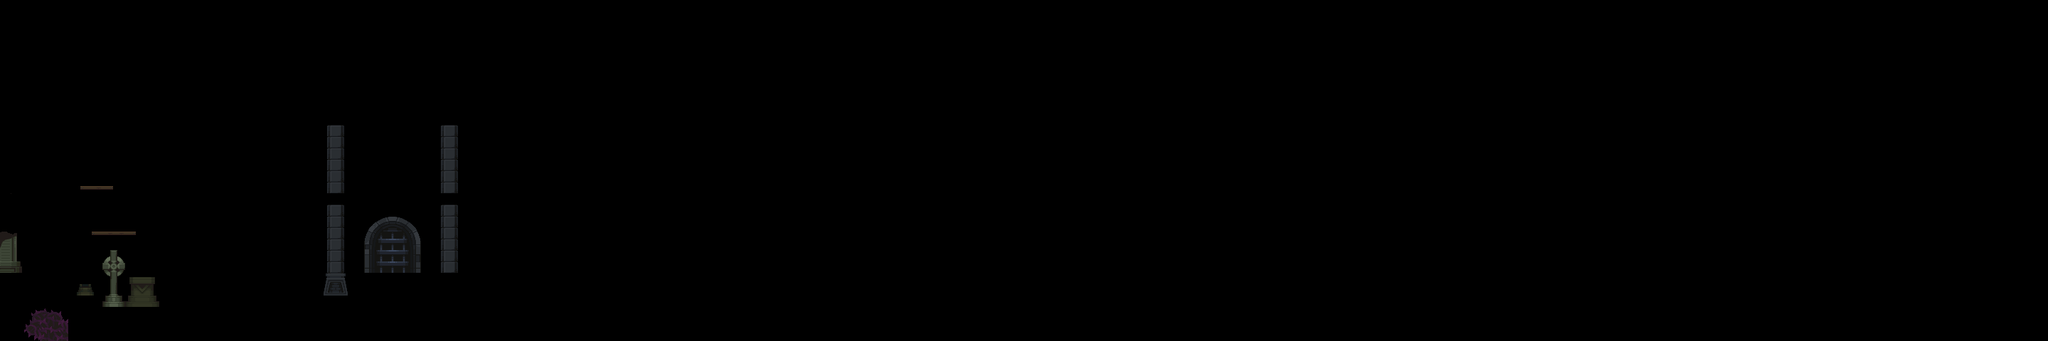

Tiled map render using the project's own tile images. Description and the map definition, with tile-layer contents summarised, below:
An orthogonal 180x30 tile map with 16x16 px tiles, 1 tile layer (4), 9 hidden layers not drawn, 8 tilesets.

<map version="1.9" tiledversion="1.9.2" orientation="orthogonal" renderorder="right-down" width="180" height="30" tilewidth="16" tileheight="16" infinite="0" nextlayerid="13" nextobjectid="1">
 <tileset firstgid="1" name="Cemetery" tilewidth="16" tileheight="16" tilecount="625" columns="25">
  <image source="ForgottenCemeteryTiles.png" width="400" height="400" />
 </tileset>
 <tileset firstgid="626" name="Castle" tilewidth="16" tileheight="16" tilecount="625" columns="25">
  <image source="CastlePrisonTiles.png" width="400" height="400" />
 </tileset>
 <tileset firstgid="1251" name="Temple" tilewidth="16" tileheight="16" tilecount="360" columns="20">
  <image source="StrangeTempleTiles.png" width="320" height="288" />
 </tileset>
 <tileset firstgid="1611" name="Forest" tilewidth="16" tileheight="16" tilecount="625" columns="25">
  <image source="HighForestTiles.png" width="400" height="400" />
 </tileset>
 <tileset firstgid="2236" name="Tree-Assets" tilewidth="16" tileheight="16" tilecount="525" columns="21">
  <image source="HighForestTrees.png" width="336" height="400" />
 </tileset>
 <tileset firstgid="2761" name="Cemetery - Objects" tilewidth="16" tileheight="16" tilecount="832" columns="32">
  <grid orientation="orthogonal" width="48" height="48" />
  <image source="ForgottenCemeteryProps.png" width="512" height="416" />
 </tileset>
 <tileset firstgid="3593" name="Collisions" tilewidth="16" tileheight="16" tilecount="12" columns="6">
  <image source="MapMetadata.png" width="96" height="32" />
 </tileset>
 <tileset firstgid="3605" name="MapMetadata" tilewidth="32" tileheight="32" tilecount="3" columns="3">
  <image source="MapMetadata.png" width="96" height="32" />
 </tileset>
 <layer id="7" name="0" width="180" height="30" visible="0">
  <properties>
   <property name="Draw" type="bool" value="true" />
  </properties>
  <data>[5400 cells, 58 non-empty, 3 distinct tile ids]</data>
 </layer>
 <layer id="8" name="1" width="180" height="30" visible="0">
  <properties>
   <property name="Draw" type="bool" value="true" />
  </properties>
  <data>[5400 cells, 557 non-empty, 79 distinct tile ids]</data>
 </layer>
 <layer id="4" name="2" width="180" height="30" visible="0">
  <properties>
   <property name="Draw" type="bool" value="true" />
  </properties>
  <data>[5400 cells, 395 non-empty, 86 distinct tile ids]</data>
 </layer>
 <layer id="5" name="3" width="180" height="30" visible="0">
  <properties>
   <property name="Draw" type="bool" value="true" />
  </properties>
  <data>[5400 cells, 214 non-empty, 95 distinct tile ids]</data>
 </layer>
 <layer id="9" name="4" width="180" height="30">
  <properties>
   <property name="Draw" type="bool" value="true" />
  </properties>
  <data>[5400 cells, 155 non-empty, 82 distinct tile ids]</data>
 </layer>
 <layer id="10" name="5" width="180" height="30" visible="0">
  <properties>
   <property name="Draw" type="bool" value="true" />
  </properties>
  <data>[5400 cells, 40 non-empty, 32 distinct tile ids]</data>
 </layer>
 <layer id="1" name="Platforms" width="180" height="30" visible="0">
  <properties>
   <property name="Draw" type="bool" value="true" />
  </properties>
  <data>[5400 cells, 316 non-empty, 70 distinct tile ids]</data>
 </layer>
 <layer id="6" name="Props Foreground" width="180" height="30" visible="0">
  <properties>
   <property name="Draw" type="bool" value="true" />
  </properties>
  <data>[5400 cells, 58 non-empty, 51 distinct tile ids]</data>
 </layer>
 <layer id="11" name="Tile Layer 9" width="180" height="30" visible="0">
  <properties>
   <property name="Draw" type="bool" value="true" />
  </properties>
  <data>[5400 cells, 28 non-empty, 28 distinct tile ids]</data>
 </layer>
 <layer id="12" name="Collisions" width="180" height="30" visible="0">
  <properties>
   <property name="Draw" type="bool" value="false" />
  </properties>
  <data>[5400 cells, 389 non-empty, 4 distinct tile ids]</data>
 </layer>
</map>
